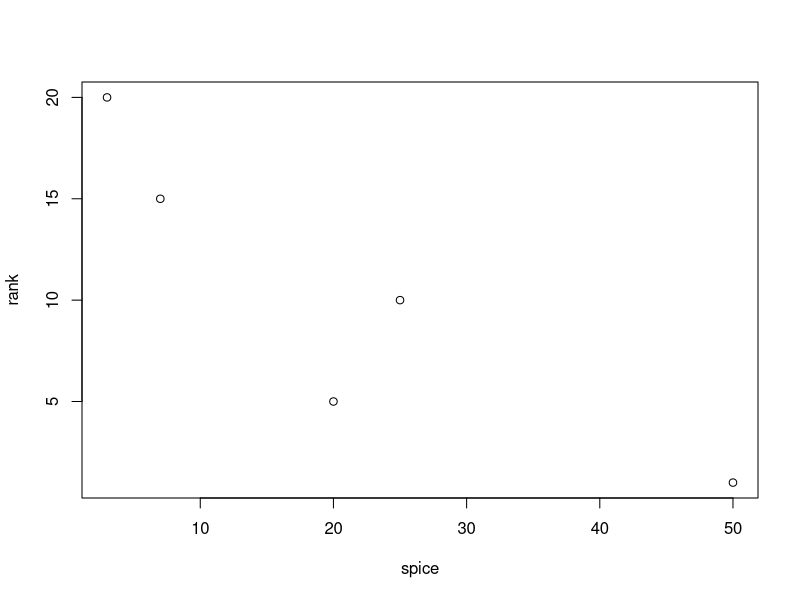
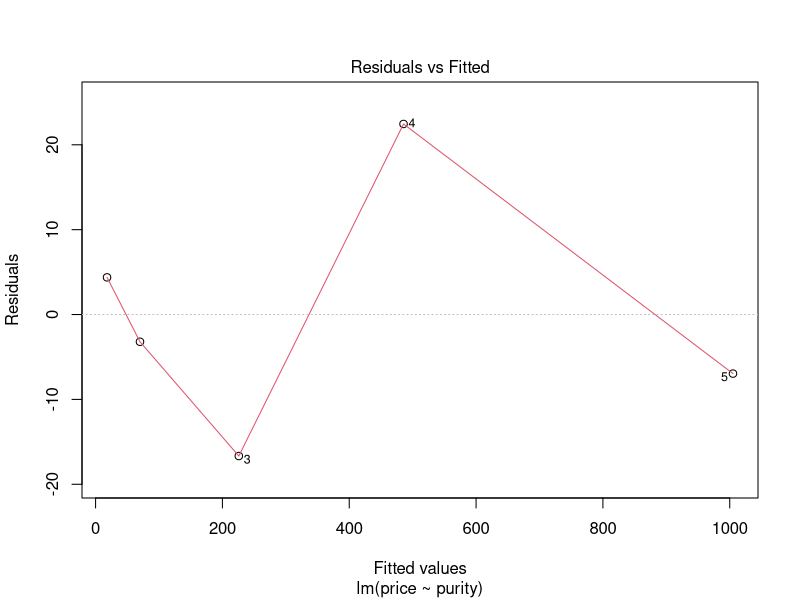
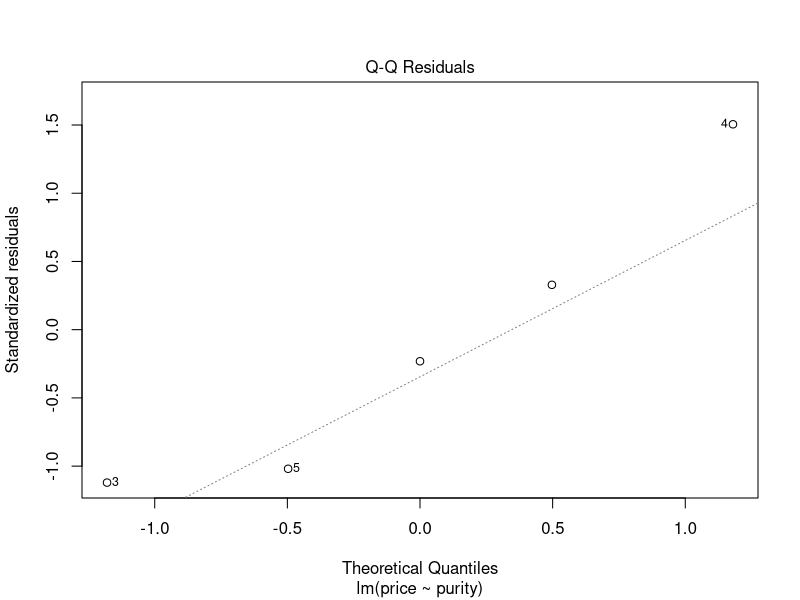
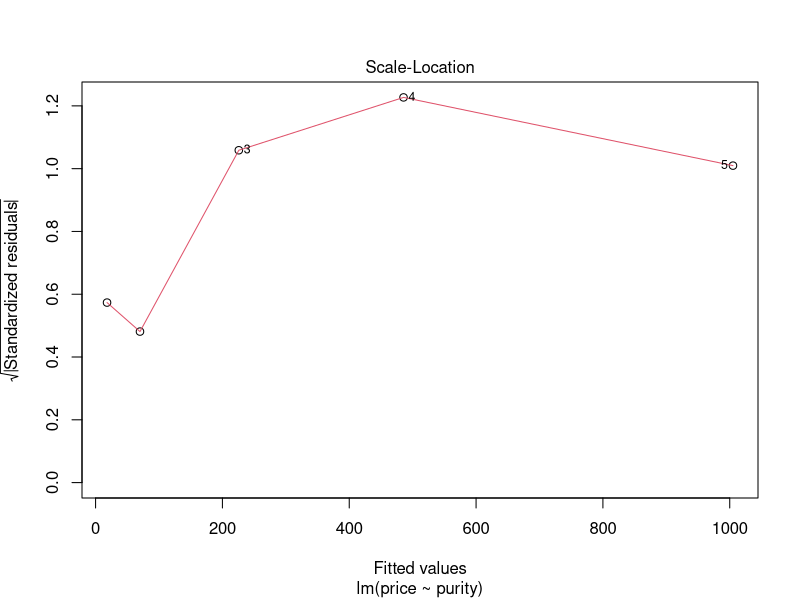
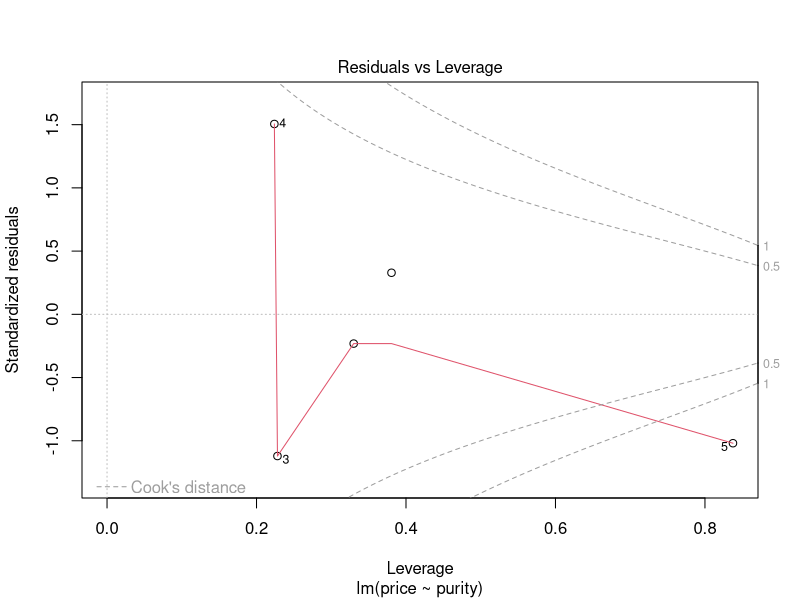
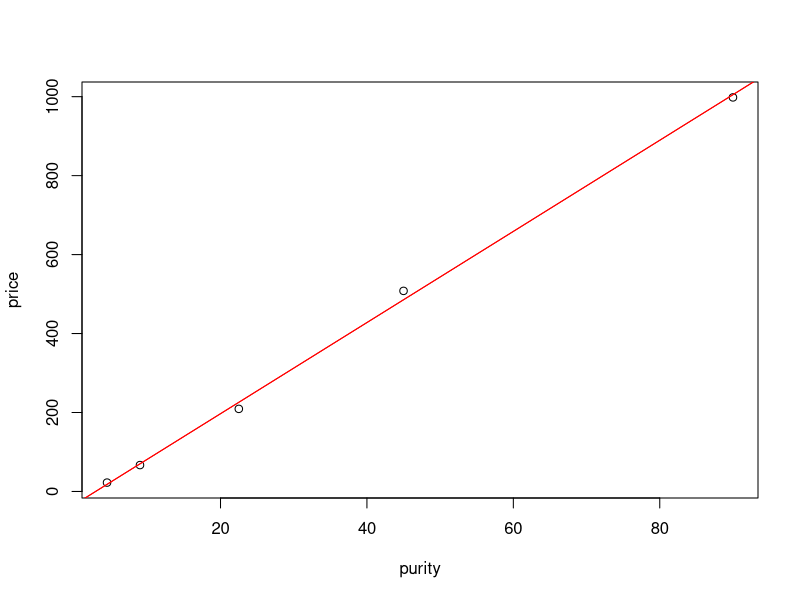
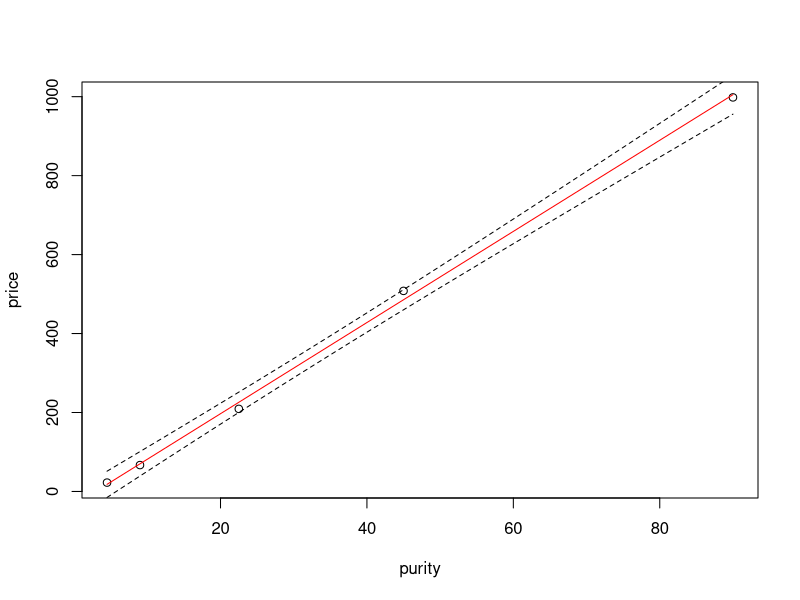
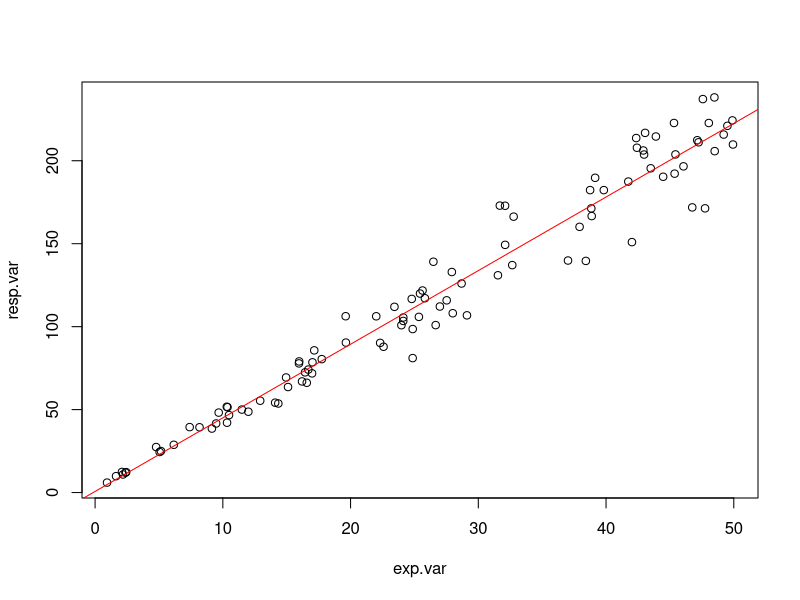

Here is the R script that generated these plots, in order:
## ---- chunk 1
knitr::opts_chunk$set(echo = TRUE)
## ---- chunk 2
rank <- c(1,5,10,15,20)
spice <- c(50,20,25,7,3)
plot(spice,rank)
## ---- chunk 3
cor(spice,rank)
## ---- chunk 4
cor.test(spice,rank)

coef_of_determination <- -0.072^2
## ---- chunk 5
cor.test(spice,rank,method="spearman")

## ---- chunk 6
profit <- data.frame(purity=c(4.5,9,22.5,45,90),price=c(22.45,66.81,209.19,508.06,998.13))
profit
## ---- chunk 7
results <- lm(price ~purity, data=profit)

summary(results)
## ---- chunk 8
plot(results)

#The first plot (top-left) shows the residual errors plotted against the fitted values. The residuals should be randomly distributed around the horizontal line. No distinct trend or pattern should be visible in this graph. A graph presenting points that follow a curve or a trend instead of the horizontal line would be indicative of non-linear or biased residuals. A conic points cloud would indicate heteroskedasticity (feel free to use this word when playing Scrabble, it always impresses people). Simply put, variance would not be constant over the data range (it could for example increase as the explanatory variable increases. Both of those are indications that the model is not adapted to our data. On a side note, you might have noticed that this plot is simply a rotation of the plot “y in function of x”, so that the linear regression line is horizontal.

#The second plot (top-right) is a standard Q-Q plot. As we have seen with the ANOVA, it allows us to check that residual errors are normally distributed. If it is the case, they should follow the diagonal line indicating normality.

#The third plot (lower-left) is called a scale-location plot. It shows the square root of the standardized residuals as a function of the fitted values. Once again, if your model is suitable, you should not detect any obvious trend in this plot.

#And finally, the fourth plot (lower-right) will represent each point’s leverage. The higher the leverage, the more important the corresponding point is in determining the regression coefficient/results. Superimposed on the plot are contour lines for the Cook’s distance. This presents another measure of the importance of each observation to the regression. A smaller distance means that removing the corresponding observation would not impact regression results. However, distances larger than 1 are suspicious and could indicate that the presence of an outlier or that we have a poor model.
## ---- chunk 9
plot(price ~ purity, data = profit)  
## ---- chunk 10
abline(results, col="red" )

abline(lm(price~purity,data=profit), col="red" )
## ---- chunk 11
lm.results <- lm(price ~ purity, data = profit)
## ---- chunk 12
xnew <- seq(min(profit$purity), max(profit$purity),
            length.out = 100)

expl.pred <- data.frame(purity = xnew)

#The function “seq(A,B, length.out =N)” creates a vector containing a sequence of N values ranging from A to B, but more on that later.
## ---- chunk 13
resp.pred <- predict(lm.results, newdata= expl.pred,
                     interval = "confidence", level = 0.95)

resp.pred <- data.frame(resp.pred)      
## ---- chunk 14
plot(price ~ purity, data = profit)

lines(resp.pred$fit ~ expl.pred$purity,col="red")       # Fitted values

lines(resp.pred$lwr ~ expl.pred$purity, lty = "dashed") # Lower 95% interval

lines(resp.pred$upr ~ expl.pred$purity, lty = "dashed") # Upper 95% interval
## ---- chunk 15
exp.var=runif(100,0,50)

slope.var=rnorm(100,4.3,0.5)

inter.var=rnorm(100,2.7,0.2)

resp.var=exp.var*slope.var+inter.var

plot(exp.var,resp.var)

cor(exp.var,resp.var)

cor.test(exp.var,resp.var)

results=lm(resp.var~exp.var)  
#we stock the results in an object named "results"
#(because we're smart)

summary(results)  
#we ask for a summary of the results
#(because we're curious)

abline(results, col="red" )
## ---- chunk 16
x1 = c(1,2,3,4,5,6,7,8,9,10)

x2 = rnorm(length(x1), 5, 4)

y = 4*x1 + 3*x2 + 5 + rnorm(length(x1),0,1)    
# 'y' is a function of 'x1', 'x2' with an intercept of 5. 
# And we add some noise for good measure.

summary(lm(y ~x1 + x2))
## ---- chunk 17
y = 4*x1 + 3*x2

#With intercept:

summary(lm(y~x1+x2))

#Without intercept:

summary(lm(y~x1+x2-1))
## ---- chunk 18
honey=c(0, 0.5, 1, 1.5, 2, 2.5, 3, 3.5, 4, 4.5, 5)
stir=c(1,2,3,4,5,6,7,8,9,10,11)
sweetness= 0.1*honey + 0*stir + 2*honey*stir + rnorm(length(honey),0,1)
## ---- chunk 19
summary(lm(sweetness~honey+stir))
## ---- chunk 20
summary(lm(sweetness~honey + stir + honey:stir))
## ---- chunk 21
summary(lm(sweetness~honey*stir))
## ---- chunk 22
x=c(1,2,3,4,5,6,7,8,9,10)
y=3*x + 4*x^2
## ---- chunk 23
summary(lm(y~x))
## ---- chunk 24
summary(lm(y~I(x*x)+x))
## ---- chunk 25
# Binomial distribution with 100 trials and a probability of success of 0.05
hist(rbinom(100000,100,0.05),col="yellow")

  # Poisson distribution with a mean of 100*0.05
hist(rpois(100000,lambda=100*0.05),add=T,col="#0000ff66")
## ---- chunk 26
data <-data.frame(
      # Site number
           sitenumber = 1:10,
      # Number of times detected on each site
           ndetect = c(1, 0, 3, 2, 3, 0, 6, 2, 3, 3),
      # Number of times not detected on each site
           nNOdetect = c(5, 6, 0, 2, 1, 4, 0, 2, 0, 1),
      # Standardized slope data for each site
           slope = c(-1.0365, -1.1277, 2.9394, 0.2728, 1.5166, -1.6598, 1.3249, 0.7227, 1.0143, 0.4275)
           )
## ---- chunk 27
plot(ndetect~slope, data=data)
## ---- chunk 28
dahu.res=glm(cbind(ndetect,nNOdetect)~slope,
             family=binomial,
             data=data)
## ---- chunk 29
summary(dahu.res)
## ---- chunk 30
1-pchisq(35.412,9)
## ---- chunk 31
1-pchisq(6.534,8)
## ---- chunk 32
slope.new <- seq(min(data$slope), max(data$slope), length.out = 100)

expl.pred=data.frame(slope=slope.new)
## ---- chunk 33
resp.pred <- predict(dahu.res, newdata=expl.pred, type="response")

## ---- chunk 34
plot(ndetect/(ndetect+nNOdetect) ~ slope, data=data)
lines(resp.pred ~ expl.pred$slope,col="red")      # Fitted values
## ---- chunk 35
pred.linkscale <- predict(dahu.res, newdata=expl.pred, se=T)

## ---- chunk 36
# Lower CI 95%
pred.linkscale.CI2.5=pred.linkscale$fit-1.96*pred.linkscale$se.fit
# Upper CI 95%
pred.linkscale.CI97.5=pred.linkscale$fit+1.96*pred.linkscale$se.fit 
## ---- chunk 37
pred.respScale.CI=data.frame(
                    CI2.5=family(dahu.res)$linkinv(pred.linkscale.CI2.5),
                    CI97.5=family(dahu.res)$linkinv(pred.linkscale.CI97.5)
                             )
#What’s left to do? Simply plot the corresponding lines!

# Lower CI 95%
lines(pred.respScale.CI$CI2.5~expl.pred$slope,lty="dashed")
# Upper CI 95%
lines(pred.respScale.CI$CI97.5~expl.pred$slope,lty="dashed") 
## ---- chunk 38
fish.data=data.frame(sitenumber=1:100,
                 fish.population=c(7, 3, 7, 1, 9, 1, 0, 0, 33, 15, 0, 8, 10, 6,
                     6, 0, 5, 4, 0, 0, 18, 1, 0, 4, 9, 35, 7, 6, 52,
                     18, 2, 6, 0, 1, 1, 1, 17, 0, 1, 0, 1, 2, 3, 2,
                     1, 5, 21, 5, 3, 2, 0, 2, 12, 4, 0, 0, 3, 0, 0,
                     2, 4, 10, 13, 10, 2, 4, 15, 3, 4, 20, 2, 1, 33,
                     0, 3, 0, 6, 32, 15, 0, 18, 5, 1, 1, 1, 0, 0, 52,
                     2, 23, 0, 4, 8, 4, 6, 13, 4, 0, 0, 3),
            # Standardized food availability
                 food=c(0.7726, 0.3052, 0.4091, -0.7749, 0.9618, -0.2377, -1.2015,
                       -0.8639, 1.6418, 1.1006, -1.2936, 0.3786, 0.5588, 0.3441, 0.4137,
                       -0.625, 0.5609, -0.2873, -0.7354, -2.353, 1.3576, 0.0096, -1.6573,
                        0.5267, 0.9805, 1.5259, 0.4241, 0.5559, 1.9227, 1.1616, -0.4877,
                        0.434, -1.3075, -1.2571, -0.4045, 0.3146, 1.0496, -1.1584, -0.9643,
                       -0.7425, -0.6268, -0.2768, -0.0564, 0.0732, -0.4332, 0.7553,
                        1.2763, 0.5868, 0.0771, -0.2776, -0.1421, -0.5285, 0.8199, 0.11,
                       -0.4764, -1.189, 0.3835, 0.1221, -0.327, -0.4722, 0.4809, 0.9963,
                        0.8434, 0.9199, -0.2348, 0.308, 1.0344, 0.0919, -0.0676, 1.317,
                       -0.2041, -0.4657, 1.565, -0.8463, 0.457, -1.1507, 1.0512, 1.7268,
                        1.0127, -0.4697, 1.4311, 0.1237, -0.8073, -0.6794, -0.8374, -0.053,
                       -1.2292, 1.8966, -0.3192, 1.4033, -0.6946, 0.1261, 1.1178, -0.0309,
                        0.9486, 0.9798, -0.4686, -1.9257, -1.4116, -0.1264)
                        )
## ---- chunk 39
plot(fish.population~food,fish.data)

## ---- chunk 40
fish.res=glm(fish.population~food,
             family=poisson,
             data=fish.data)
## ---- chunk 41
summary(fish.res)
## ---- chunk 42
1-pchisq(fish.res$null.deviance,fish.res$df.null)
## ---- chunk 43
1-pchisq(fish.res$deviance,fish.res$df.residual)
## ---- chunk 44
fish.res$coefficients
## ---- chunk 45
fish.res$coefficients[["food"]]
## ---- chunk 46
exp(fish.res$coefficients[["food"]])
## ---- chunk 47
food.new <- seq(min(fish.data$food), max(fish.data$food), length.out = 100)     # Creating new values of the covariates for which we want to predict the response variable
expl.pred=data.frame(food=food.new)
resp.pred <- predict(fish.res, newdata=expl.pred, type="response")          # Predictions
plot(fish.population~ food, data=fish.data)
lines(resp.pred ~ expl.pred$food,col="red")      # Fitted values
title(main="Fish abundance depending on food resources \n with Fitted Poisson Regression Line")
## ---- chunk 48
pred.linkscale <- predict(fish.res, newdata=expl.pred, se=T)
pred.linkscale.CI2.5 = pred.linkscale$fit-1.96*pred.linkscale$se.fit
pred.linkscale.CI97.5 = pred.linkscale$fit+1.96*pred.linkscale$se.fit
pred.respScale.CI=data.frame(
                   CI2.5=family(fish.res)$linkinv(pred.linkscale.CI2.5),
                   CI97.5=family(fish.res)$linkinv(pred.linkscale.CI97.5))
lines(pred.respScale.CI$CI2.5 ~ expl.pred$food,lty="dashed")
lines(pred.respScale.CI$CI97.5 ~ expl.pred$food,lty="dashed")
## ---- chunk 49
save.image(file = "OurWholeData(3).RData")
